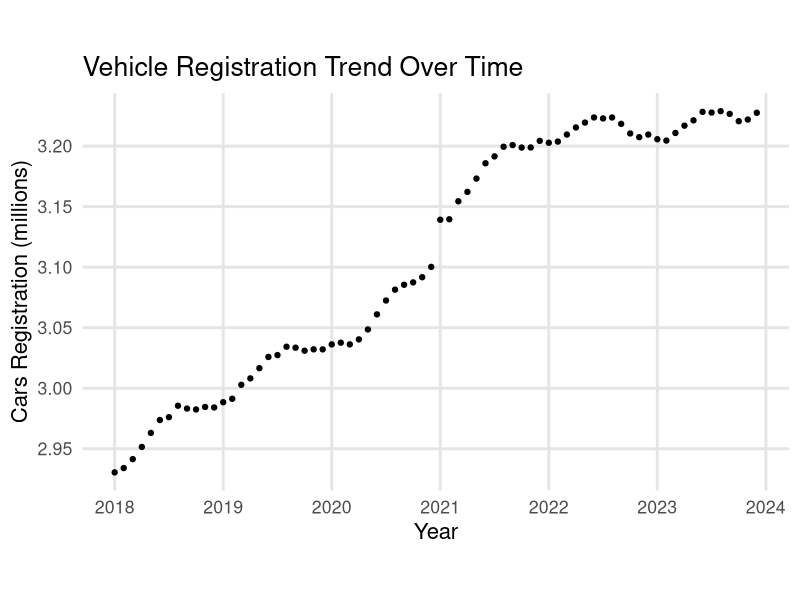
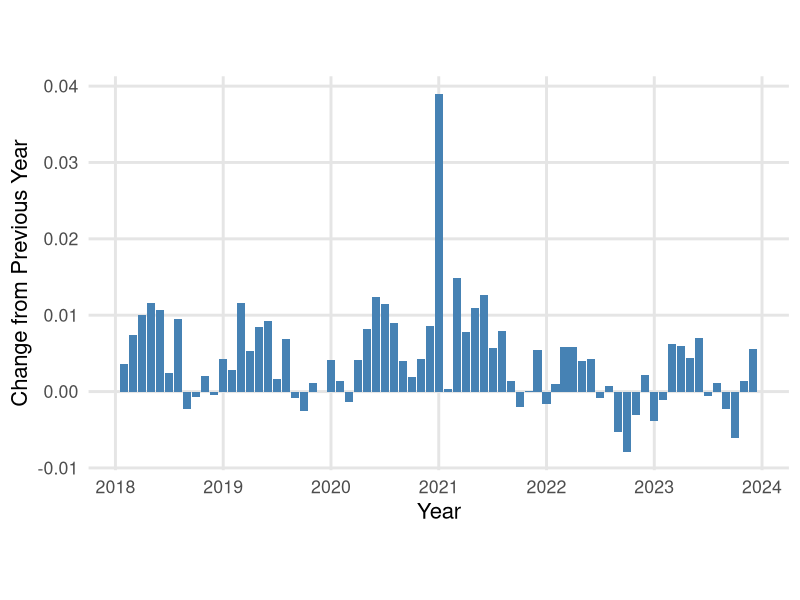
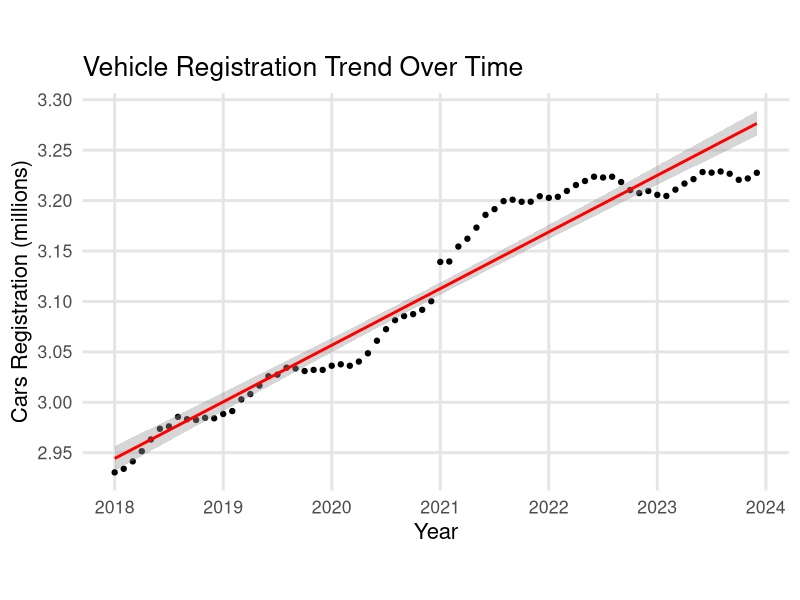
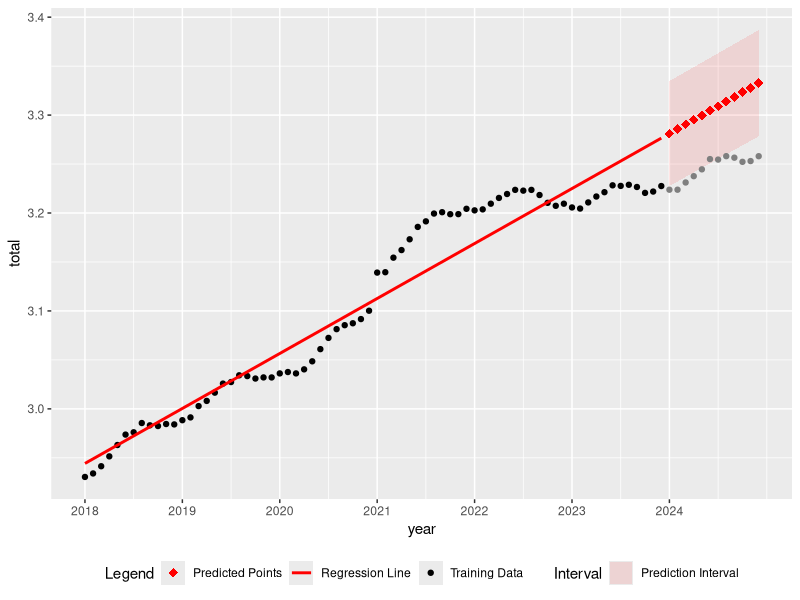
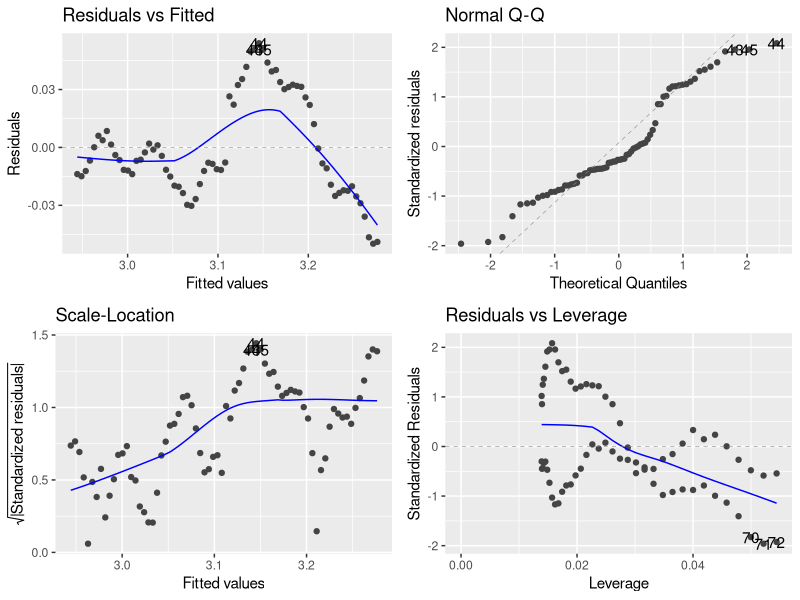
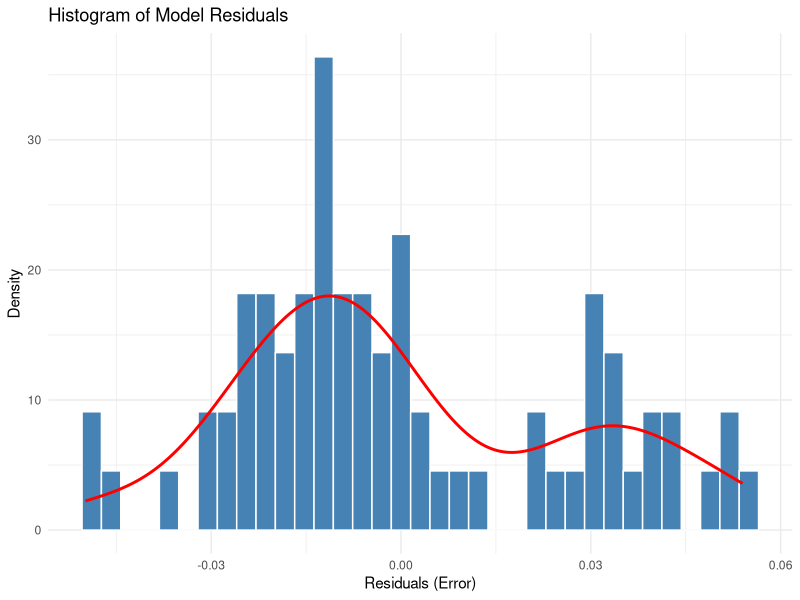
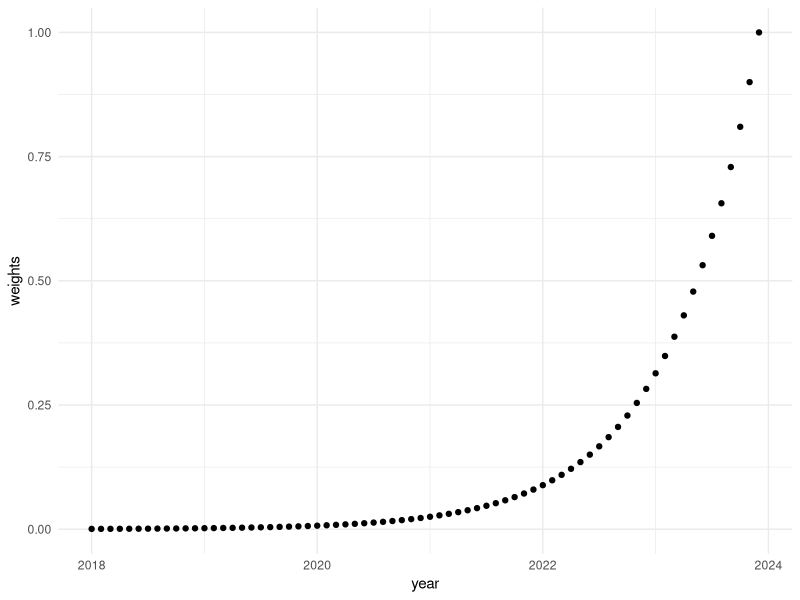
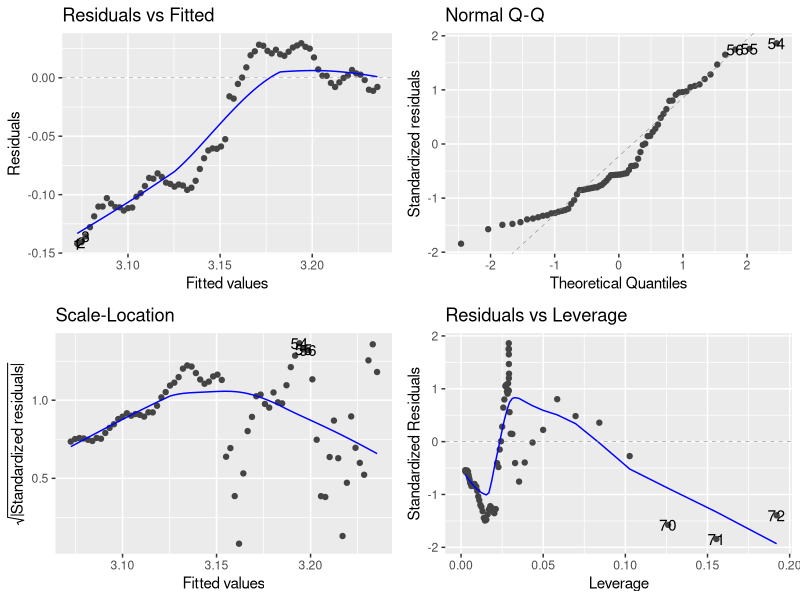

The R script that drew these images, in order:
### Read training data
#! Perhaps you need to set the working directory!?
#setwd("/home/pbac/g/course02417/2025/assignment1")
D <- read.csv("DST_BIL54.csv")
str(D)

# See the help
?strftime
D$time <- as.POSIXct(paste0(D$time,"-01"), "%Y-%m-%d", tz="UTC")


## Year to month for each of them
D$year <- 1900 + as.POSIXlt(D$time)$year + as.POSIXlt(D$time)$mon / 12

## Make the output variable a floating point (i.e.\ decimal number)
D$total <- as.numeric(D$total) / 1E6

## Divide intro train and test set
teststart <- as.POSIXct("2024-01-01", tz="UTC")
Dtrain <- D[D$time < teststart, ]
Dtest <- D[D$time >= teststart, ]



head(Dtrain)

library(ggplot2)

ggplot(data = Dtrain, aes(x = year, y = total)) +
  geom_point() +
  # 1. Increase the number of axis breaks (more grid lines)
  scale_x_continuous(breaks = seq(min(D$year), max(D$year), by = 1)) + 
  scale_y_continuous(n.breaks = 10) + 
  
  # 2. Set the 16/9 aspect ratio and increase base font size
  theme_minimal(base_size = 16) + 
  theme(
    aspect.ratio = 9/16,
    panel.grid.major = element_line(color = "gray90", size = 1),
    panel.grid.minor = element_blank()
  ) + labs(
    x = "Year", 
    y = "Cars Registration (millions)",
    title = "Vehicle Registration Trend Over Time"
  )

# Save as a large, high-res 16x9 image
ggsave("plot.png", width = 16, height = 9, dpi = 300)

library(dplyr)
library(ggplot2)

# Calculate the difference between years
D_diff <- Dtrain %>%
  arrange(year) %>% # Ensure years are in order
  mutate(diff_total = total - lag(total))

ggplot(data = subset(D_diff, !is.na(diff_total)), aes(x = year, y = diff_total)) +
  geom_col(fill = "steelblue") + 
  # Set the 16/9 aspect ratio
  theme_minimal(base_size = 16) +
  theme(
    aspect.ratio = 9/16,
    panel.grid.major = element_line(color = "gray90", size = 1),
    panel.grid.minor = element_blank()
  ) +
  # Labeling
  labs(y = "Change from Previous Year", x = "Year") +
  scale_x_continuous(breaks = seq(min(D$year), max(D$year), by = 1))

ggplot(data = Dtrain, aes(x = year, y = total)) +
  geom_point() +
  # 1. Increase the number of axis breaks (more grid lines)
  scale_x_continuous(breaks = seq(min(D$year), max(D$year), by = 1)) + 
  scale_y_continuous(n.breaks = 10) + 
  
  # 2. Set the 16/9 aspect ratio and increase base font size
  theme_minimal(base_size = 16) + 
  theme(
    aspect.ratio = 9/16,
    panel.grid.major = element_line(color = "gray90", size = 1),
    panel.grid.minor = element_blank()
  ) + labs(
    x = "Year", 
    y = "Cars Registration (millions)",
    title = "Vehicle Registration Trend Over Time"
  ) + geom_smooth(method = "lm", color = "red", se = TRUE)

model = lm(total~year, data = Dtrain)
summary(model)

# Extract coefficients
theta_estimates <- coef(model)

# Rename for clarity
theta_0 <- theta_estimates[1] # Intercept
theta_1 <- theta_estimates[2] # Slope (Effect of Year)

print(theta_0)
print(theta_1)

model_summary = summary(model)

se_values <- model_summary$coefficients[, "Std. Error"]
se_theta0 <- se_values[1]
se_theta1 <- se_values[2]
print(se_theta0)
print(se_theta1)


predicted_data = predict(model,newdata = data.frame(year = Dtest$year),interval = "prediction", 
                 level = 0.95)

predicted_dt_ols <- data.frame(
  year = Dtest$year,
  fit  = predicted_data[, "fit"],
  lwr  = predicted_data[, "lwr"],
  upr  = predicted_data[, "upr"]
)

View(predicted_dt_ols)

ggplot() +
  # 1. The Prediction Interval
  geom_ribbon(data = predicted_dt_ols, 
              aes(x = year, ymin = lwr, ymax = upr, fill = "Prediction Interval"), 
              alpha = 0.1) +
  
  # 2. The Training Data (Map 'color' to a string label)
  geom_point(data = Dtrain, aes(x = year, y = total, color = "Training Data")) +
  
  # 3. The Regression Line
  geom_smooth(method = "lm", data = Dtrain, aes(x = year, y = total, color = "Regression Line"), 
              linewidth = 1, se = FALSE) +

  # 4. The Predicted Points (Map 'shape' or 'color' to a string label)
  geom_point(data = predicted_dt_ols, aes(x = year, y = fit, color = "Predicted Points"),
             size = 3, shape = 18) +
  
  geom_point(data = Dtest, aes(x = year, y = total, color = "Test Data")) +
  # 5. Define the colors manually
  scale_color_manual(name = "Legend", values = c(
    "Training Data" = "black",
    "Regression Line" = "red",
    "Predicted Points" = "red"
  )) +
  scale_fill_manual(name = "Interval", values = c("Prediction Interval" = "red")) +
  
  scale_x_continuous(breaks = seq(min(D$year), max(D$year), by = 1)) +
  theme(legend.position = "bottom")

library(ggfortify)

autoplot(model)


Dtrain$resids <- residuals(model)



ggplot(Dtrain, aes(x = resids)) +
  geom_histogram(aes(y = ..density..), bins = 35, fill = "steelblue", color = "white") +
  geom_density(color = "red", linewidth = 1) +
  labs(title = "Histogram of Model Residuals",
       x = "Residuals (Error)",
       y = "Density") +
  theme_minimal()

# 1. Define your parameters
lambda <- 0.9         # Example decay rate
n <- nrow(Dtrain)         # The size of your input data

# 2. Create the vector of exponents (from n-1 down to 0)
# We use n-1 because lambda^0 = 1 (your final value)
exponents <- (n-1):0

# 3. Calculate the weights
weights <- lambda^exponents

# Preview the first few
head(weights)
sum(weights)

weighted_model <- lm(total ~ year, data = Dtrain, weights = weights)

summary(weighted_model)

ggplot() +
geom_point(data = Dtrain, aes(x = year, y = weights)) +
theme_minimal()

autoplot(weighted_model)

Dtrain$resids <- residuals(weighted_model)

ggplot(Dtrain, aes(x = resids)) +
  geom_histogram(aes(y = ..density..), bins = 50, fill = "steelblue", color = "white") +
  geom_density(color = "red", linewidth = 1) +
  labs(title = "Histogram of Model Residuals",
       x = "Residuals (Error)",
       y = "Density") +
  theme_minimal()

predicted_data = predict(weighted_model,newdata = data.frame(year = Dtest$year),interval = "prediction", 
                 level = 0.95)

predicted_dt <- data.frame(
  year = Dtest$year,
  fit  = predicted_data[, "fit"],
  lwr  = predicted_data[, "lwr"],
  upr  = predicted_data[, "upr"]
)

View(predicted_dt)
Dtrain$wls_fit <- predict(weighted_model)

summary(weighted_model)

ggplot() +
  # 1. The WLS Prediction Interval (Future)
  geom_ribbon(data = predicted_dt, 
              aes(x = year, ymin = lwr, ymax = upr, fill = "Prediction Interval"), 
              alpha = 0.1) +
  
  # 2. The Training Data
  # Tip: Map 'size' to weights to visually show the WLS influence!
  geom_point(data = Dtrain, aes(x = year, y = total, color = "Training Data")) +
  
  # 3. The WLS Regression Line (Actual model fit)
  geom_line(data = Dtrain, aes(x = year, y = wls_fit, color = "WLS Regression Line"), 
            linewidth = 1) +

  # 4. The Predicted Points (Future)
  geom_point(data = predicted_dt, aes(x = year, y = fit, color = "WLS Predicted Points"),
             size = 3, shape = 18) +
  
  # 5. Manual Scales
  scale_color_manual(name = "Legend", values = c(
    "Training Data" = "black",
    "WLS Regression Line" = "red",
    "WLS Predicted Points" = "red"
  )) +
  scale_fill_manual(name = "Interval", values = c("Prediction Interval" = "red")) +
  scale_size_continuous(guide = "none") + # Hides the size legend if it's too cluttered
   geom_point(data = Dtest, aes(x = year, y = total, color = "Test Data")) +
  scale_x_continuous(breaks = seq(min(Dtrain$year), max(predicted_dt$year), by = 1)) +
  theme_minimal() +
  theme(legend.position = "bottom")

sum(Dtrain$year*Dtrain$year)

Dtrain$ols_fit <- predict(model)

# Assuming you want OLS prediction intervals too (optional, but good for comparison)
ols_pred <- predict(model, newdata = Dtest, interval = "prediction")
predicted_dt$ols_fit <- ols_pred[, "fit"]

ggplot() +
  # --- WLS Layers ---
  geom_ribbon(data = predicted_dt,
              aes(x = year, ymin = lwr, ymax = upr, fill = "WLS Interval"), 
              alpha = 0.1) +
 geom_ribbon(data = predicted_dt_ols,
              aes(x = year, ymin = lwr, ymax = upr, fill = "OLS Interval"), 
              alpha = 0.1,) +              
  geom_line(data = Dtrain, aes(x = year, y = wls_fit, color = "WLS Line"), linewidth = 1) +
  geom_point(data = predicted_dt, aes(x = year, y = fit, color = "WLS Prediction")) +
  
  # --- OLS Layers ---
  geom_line(data = Dtrain, aes(x = year, y = ols_fit, color = "OLS Line"), linewidth = 1) +
  geom_point(data = predicted_dt, aes(x = year, y = ols_fit, color = "OLS Prediction")) +
  
  # --- Data Points ---
  geom_point(data = Dtrain, aes(x = year, y = total, color = "Training Data")) +
  geom_point(data = Dtest, aes(x = year, y = total, color = "Test Data")) +
  
  # --- Scales & Legend Formatting ---
  scale_color_manual(name = "Model Components", values = c(
    "Training Data" = "black",
    "Test Data" = "blue",
    "WLS Line" = "red",
    "WLS Prediction" = "red",
    "OLS Line" = "darkgreen",
    "OLS Prediction" = "darkgreen"
  )) +
  scale_fill_manual(name = "Intervals", values = c("WLS Interval" = "red","OLS Interval" = "green")) +
  
  # --- Layout Adjustments ---
  scale_x_continuous(breaks = seq(min(Dtrain$year), max(predicted_dt$year), by = 1)) +
  theme_minimal() +
  theme(
    legend.position = "bottom",
    legend.box = "vertical",           # Stacks Color and Fill legends
    legend.margin = margin(t = 10),    # Adds space above the legend
    plot.margin = margin(10, 20, 10, 10) # Gives the right side some breathing room
  ) +
  guides(color = guide_legend(nrow = 2, byrow = TRUE)) # Wraps legend into 2 rows

theta = matrix(c(0,0), nrow=2, ncol=1)
r = matrix(c(0.1,0,0,0.1), nrow = 2, ncol = 2)

x_vec <- Dtrain$year
y_vec <- Dtrain$total

for (i in seq_along(Dtrain$year)){
  if (i > 3) {
    break()
  }
  x <- matrix(c(1, x_vec[i]), nrow = 2, ncol = 1)
  r <- r + (x %*% t(x))
  error <- y_vec[i] - as.numeric(t(x) %*% theta)
  theta <- theta + (solve(r) %*% x * error)
  print(theta)
}

theta = matrix(c(0,0), nrow=2, ncol=1)
r = matrix(c(0.1,0,0,0.1), nrow = 2, ncol = 2)


year_mean <- mean(Dtrain$year)
x_vec <- Dtrain$year - year_mean
y_vec <- Dtrain$total

for (i in seq_along(Dtrain$year)){
  x <- matrix(c(1, x_vec[i]), nrow = 2, ncol = 1)
  r <- r + (x %*% t(x))
  error <- y_vec[i] - as.numeric(t(x) %*% theta)
  theta <- theta + (solve(r) %*% x * error)
  
}


final_slope <- theta[2,1]
final_intercept <- theta[1,1] - (final_slope * year_mean)

print(paste("RLS Intercept:", final_intercept))
print(paste("RLS Slope:", final_slope))

print(theta_estimates)

theta_df_1 <- data.frame(time=c(),theta_0 = c(), theta_1 = c())
lambda <- 0.7

theta = matrix(c(0,0), nrow=2, ncol=1)
r = matrix(c(0.1,0,0,0.1), nrow = 2, ncol = 2)


year_mean <- mean(Dtrain$year)
x_vec <- Dtrain$year - year_mean
y_vec <- Dtrain$total
for (i in seq_along(Dtrain$year)){
  x <- matrix(c(1, x_vec[i]), nrow = 2, ncol = 1)
  r <- lambda*r + (x %*% t(x))
  error <- y_vec[i] - as.numeric(t(x) %*% theta)
  theta <- theta + (solve(r) %*% x * error)
  rbind(theta_df_1,c(i,theta[2,1],theta[1,1]))
}

final_slope <- theta[2,1]
final_intercept <- theta[1,1] - (final_slope * year_mean)

print(paste("RLS Intercept:", final_intercept))
print(paste("RLS Slope:", final_slope))

theta_df_2 <- data.frame(time=c(),theta_0 = c(), theta_1 = c())
lambda <- 0.99

theta = matrix(c(0,0), nrow=2, ncol=1)
r = matrix(c(0.1,0,0,0.1), nrow = 2, ncol = 2)


year_mean <- mean(Dtrain$year)
x_vec <- Dtrain$year - year_mean
y_vec <- Dtrain$total
for (i in seq_along(Dtrain$year)){
  x <- matrix(c(1, x_vec[i]), nrow = 2, ncol = 1)
  r <- lambda*r + (x %*% t(x))
  error <- y_vec[i] - as.numeric(t(x) %*% theta)
  theta <- theta + (solve(r) %*% x * error)
  rbind(theta_df_2,c(i,theta[2,1],theta[1,1]))
}

final_slope <- theta[2,1]
final_intercept <- theta[1,1] - (final_slope * year_mean)

print(paste("RLS Intercept:", final_intercept))
print(paste("RLS Slope:", final_slope))

ggplot() +
geom_point(data=theta_df_1,x=theta_0,y=1:length(theta_0))
